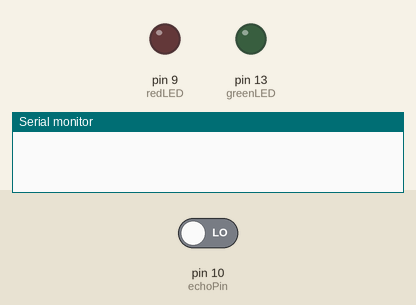
Recording of a sketch running on a simulated Arduino Uno, built with avr-gcc and run on an emulated ATmega328P. Parts: output pins drawn as LEDs (lit = HIGH), the last lines printed to the serial monitor. The test bench sets the inputs (shaded band); at power-on: pin 10 (echoPin) LOW. Pins used as bus, display or sensor lines are not drawn.

Above: at 0.1 s.
At 1.1 s:
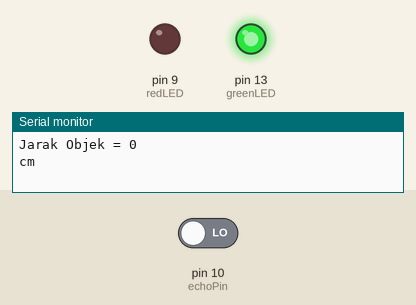
Timing chart, 0 to 2.6 s (numbered marks = the images above):
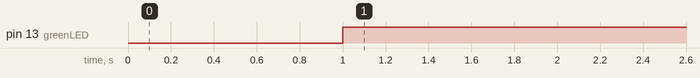

The sketch:

UTS.ino
```cpp
//Inisialisasi
#define trigPin 11
#define echoPin 10
int duration, distance;
int greenLED = 13;
int redLED = 9;

void setup()
{
Serial.begin(9600);
pinMode(greenLED, OUTPUT);
pinMode(redLED, OUTPUT);
pinMode(trigPin, OUTPUT);
pinMode(echoPin, INPUT);
}

void loop()
{
  digitalWrite(trigPin, HIGH);
  delayMicroseconds(10);

  duration = pulseIn(echoPin, HIGH);
  distance =(duration/2)/29.1;

  if (echoPin == LOW)
  {
    digitalWrite(greenLED, LOW);
    digitalWrite(redLED, HIGH);
  }
  else
  {
    digitalWrite(greenLED, HIGH);
    digitalWrite(redLED, LOW);
    Serial.print("Jarak Objek = ");
    Serial.println(distance);
    Serial.print("cm");
    delay(1000);
  }
}
```

Measured:
- by itself, pin 13 (greenLED): LOW → HIGH at 1.0 s
